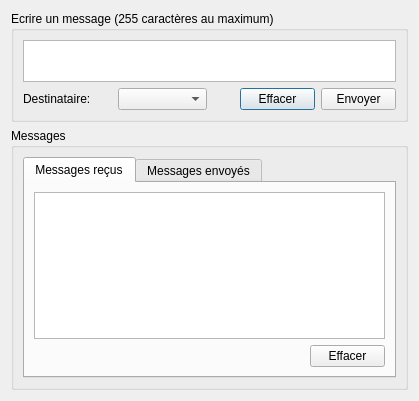
<?xml version="1.0" encoding="UTF-8"?>
<ui version="4.0">
 <class>BDMessagerie</class>
 <widget class="QDialog" name="BDMessagerie">
  <property name="windowModality">
   <enum>Qt::WindowModal</enum>
  </property>
  <property name="geometry">
   <rect>
    <x>0</x>
    <y>0</y>
    <width>419</width>
    <height>401</height>
   </rect>
  </property>
  <property name="minimumSize">
   <size>
    <width>419</width>
    <height>401</height>
   </size>
  </property>
  <property name="maximumSize">
   <size>
    <width>419</width>
    <height>401</height>
   </size>
  </property>
  <property name="windowTitle">
   <string>Dialog</string>
  </property>
  <layout class="QGridLayout" name="gridLayout_4">
   <item row="0" column="0">
    <widget class="QGroupBox" name="groupBox">
     <property name="maximumSize">
      <size>
       <width>16777215</width>
       <height>111</height>
      </size>
     </property>
     <property name="title">
      <string>Ecrire un message (255 caractères au maximum)</string>
     </property>
     <layout class="QGridLayout" name="gridLayout">
      <item row="0" column="0" colspan="2">
       <widget class="QTextEdit" name="msgEcrits">
        <property name="font">
         <font>
          <pointsize>10</pointsize>
         </font>
        </property>
       </widget>
      </item>
      <item row="1" column="0">
       <layout class="QHBoxLayout" name="horizontalLayout">
        <item>
         <widget class="QLabel" name="label">
          <property name="text">
           <string>Destinataire:</string>
          </property>
         </widget>
        </item>
        <item>
         <widget class="QComboBox" name="comboBoxPseudo"/>
        </item>
       </layout>
      </item>
      <item row="1" column="1">
       <layout class="QFormLayout" name="formLayout">
        <property name="formAlignment">
         <set>Qt::AlignRight|Qt::AlignTop|Qt::AlignTrailing</set>
        </property>
        <property name="rightMargin">
         <number>6</number>
        </property>
        <item row="0" column="0">
         <widget class="QPushButton" name="btn_initialiser">
          <property name="maximumSize">
           <size>
            <width>75</width>
            <height>23</height>
           </size>
          </property>
          <property name="text">
           <string>Effacer</string>
          </property>
         </widget>
        </item>
        <item row="0" column="1">
         <widget class="QPushButton" name="btn_envoyer">
          <property name="maximumSize">
           <size>
            <width>75</width>
            <height>23</height>
           </size>
          </property>
          <property name="text">
           <string>Envoyer</string>
          </property>
         </widget>
        </item>
       </layout>
      </item>
     </layout>
    </widget>
   </item>
   <item row="1" column="0">
    <widget class="QGroupBox" name="groupBoxMessage">
     <property name="title">
      <string>Messages</string>
     </property>
     <layout class="QGridLayout" name="gridLayout_3">
      <item row="0" column="0">
       <widget class="QTabWidget" name="tabWidget">
        <property name="currentIndex">
         <number>0</number>
        </property>
        <widget class="QWidget" name="tab">
         <attribute name="title">
          <string>Messages reçus</string>
         </attribute>
         <layout class="QGridLayout" name="gridLayout_2">
          <item row="0" column="0">
           <widget class="QTextEdit" name="msgNonLus">
            <property name="font">
             <font>
              <family>MS Shell Dlg 2</family>
              <pointsize>10</pointsize>
              <weight>50</weight>
              <bold>false</bold>
             </font>
            </property>
            <property name="readOnly">
             <bool>true</bool>
            </property>
           </widget>
          </item>
          <item row="1" column="0">
           <widget class="QPushButton" name="btn_effacerMsgRecus">
            <property name="maximumSize">
             <size>
              <width>75</width>
              <height>23</height>
             </size>
            </property>
            <property name="layoutDirection">
             <enum>Qt::RightToLeft</enum>
            </property>
            <property name="text">
             <string>Effacer</string>
            </property>
           </widget>
          </item>
         </layout>
        </widget>
        <widget class="QWidget" name="tab_2">
         <attribute name="title">
          <string>Messages envoyés</string>
         </attribute>
         <layout class="QGridLayout" name="gridLayout_5">
          <item row="0" column="0">
           <widget class="QTextEdit" name="historique">
            <property name="font">
             <font>
              <family>MS Shell Dlg 2</family>
              <pointsize>10</pointsize>
             </font>
            </property>
            <property name="readOnly">
             <bool>true</bool>
            </property>
           </widget>
          </item>
          <item row="1" column="0">
           <widget class="QPushButton" name="btn_effacer">
            <property name="maximumSize">
             <size>
              <width>75</width>
              <height>23</height>
             </size>
            </property>
            <property name="layoutDirection">
             <enum>Qt::RightToLeft</enum>
            </property>
            <property name="text">
             <string>Effacer</string>
            </property>
           </widget>
          </item>
         </layout>
        </widget>
       </widget>
      </item>
     </layout>
    </widget>
   </item>
  </layout>
 </widget>
 <resources/>
 <connections/>
</ui>
